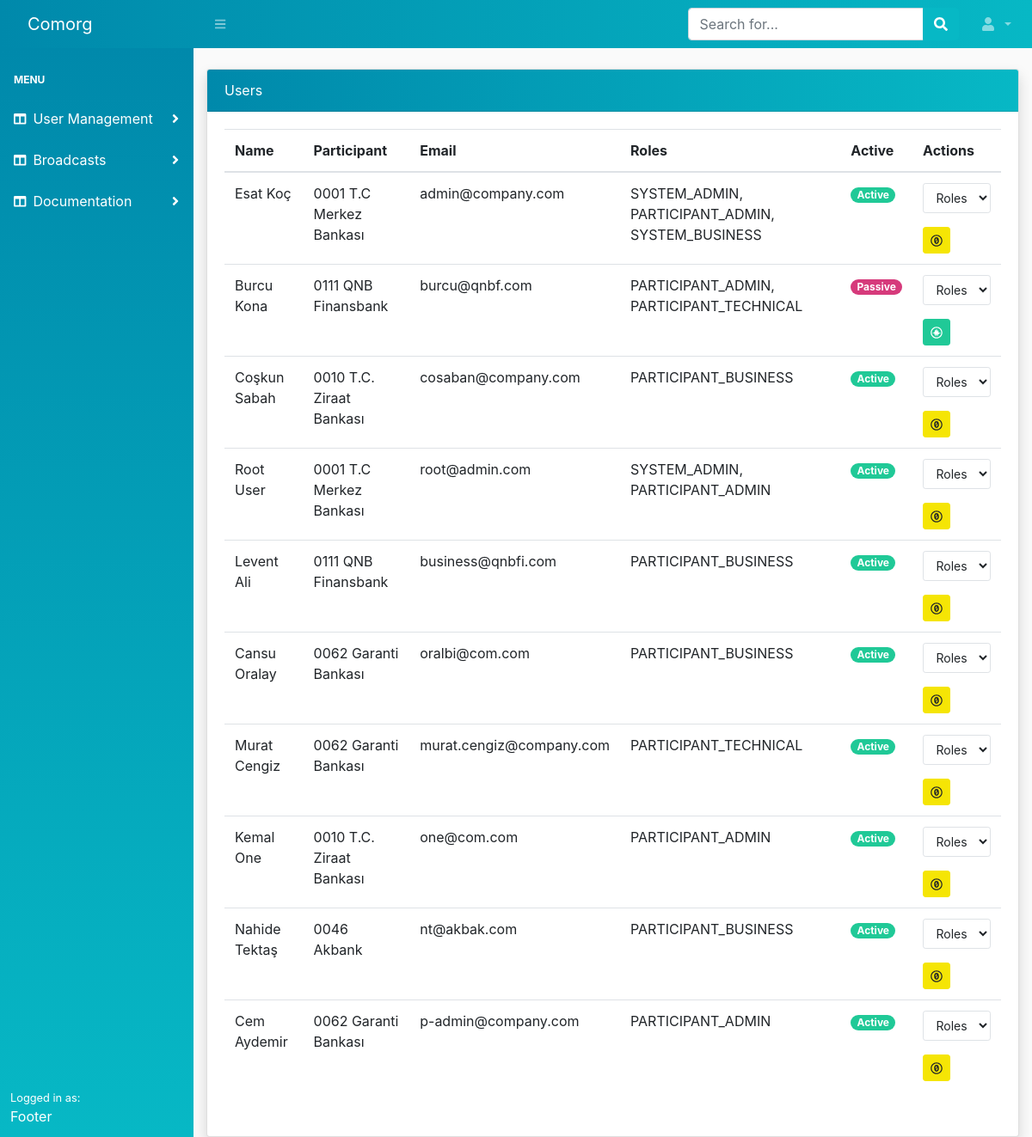
The page /accounts/ on the database as committed earlier.
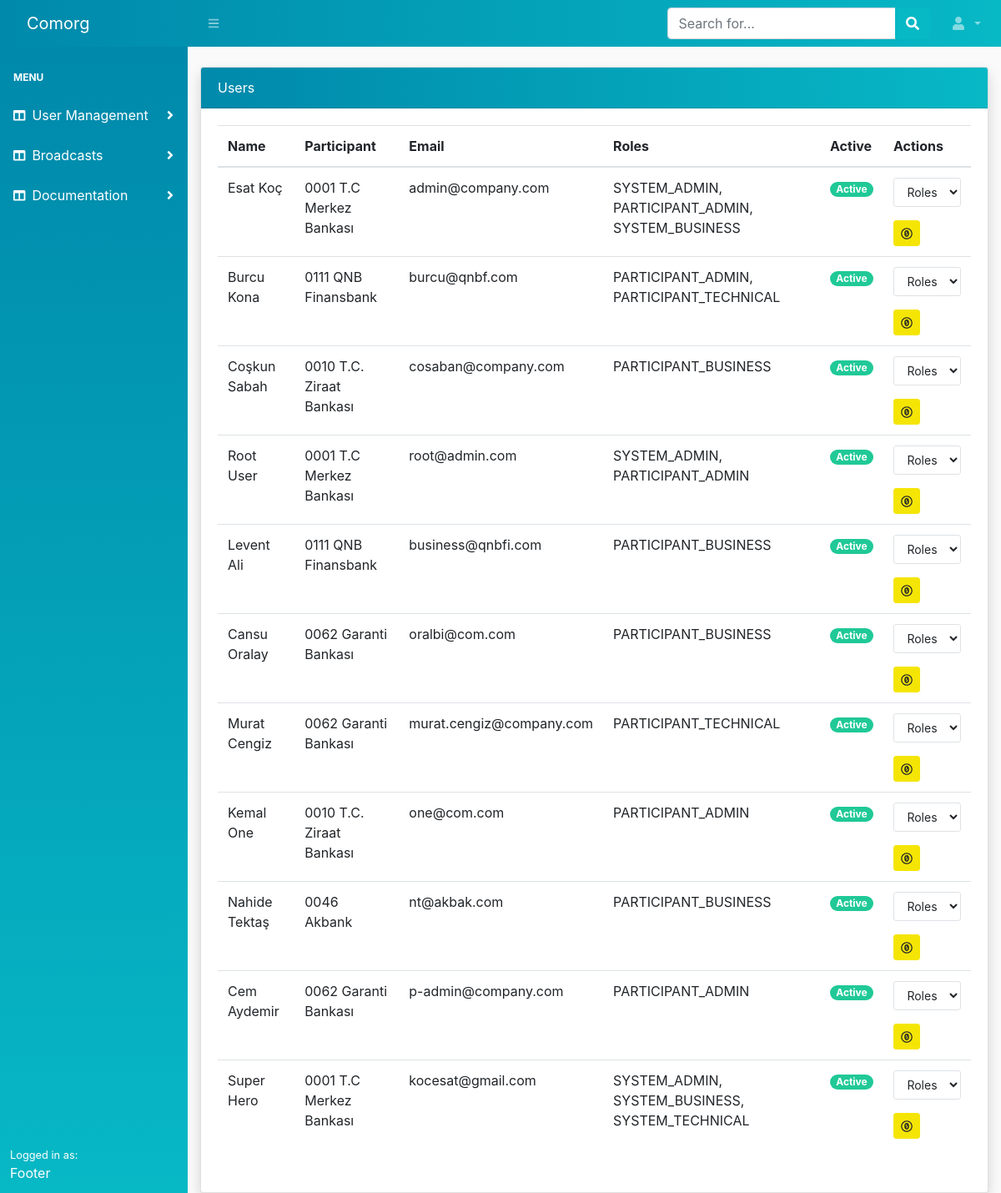
The same page on the database as committed later.
### account/models.py (models this page shows, shortened)
class User(AbstractUser):
    username = None
    email = models.EmailField(_('email address'), unique=True)
    participant = models.ForeignKey(
        Participant,
        on_delete=models.CASCADE,
        related_name='users')
    is_staff = models.BooleanField(default=False)
    is_active = models.BooleanField(default=True)
    USERNAME_FIELD = 'email'
    REQUIRED_FIELDS = ['participant']
    objects = UserManager()
    class Meta:
        permissions = [
            ('can_activate_user', 'Can activate user'),
            ('can_assing_role', 'Can assing role'),
        ]
    def get_group_names(self):
        return ', '.join(self.groups.values_list('name', flat=True))

class Participant(models.Model):
    name = models.CharField(max_length=140)
    code = models.CharField(max_length=4, unique=True, validators=[participant_code_not_zero])
    created = models.DateTimeField(auto_now_add=True)
    class Meta:
        db_table = 'participants'
        ordering = ('code', )
    def __str__(self):
        return f'{self.code} {self.name}'

### account/views.py (the view)
# urls.py: path('', views.account_list, name='account_list'),
def account_list(request):
    users = User.objects.select_related('participant').all()
    roles = Group.objects.values_list('name', flat=True)
    return render(request, 'account/users/list.html', {
        'users': users,
        'roles': roles,
    })

### account/templates/account/users/list.html (shortened to what this page needs)
{% extends 'core/base.html' %}
{% block content %}
<div class="row justify-content-center">
    <div class="col-md-12">
        <div class="card shadow">
            <div class="card-header bg-dark-custom">Users</div>
            <div class="card-body">
                <div class="table table-responsive">
                    <table class="table table-hover table-responsive">
                        <thead>
                            <tr>
                                <th>Name</th>
                                <th>Participant</th>
                                <th>Email</th>
                                <th>Roles</th>
                                <th>Active</th>
                                <th>Actions</th>
                            </tr>
                        </thead>
                        <tbody>
                            {% for u in users %}
                                <tr>
                                    <td>{{ u.first_name }} {{ u.last_name }}</td>
                                    <td>{{ u.participant }}</td>
                                    <td>{{ u.email }}</td>
                                    <td>{{ u.get_group_names }}</td>
                                    <td>
                                        {% if u.is_active %}
                                            <span class="badge badge-pill badge-success">Active</span>
                                        {% else %}
                                            <span class="badge badge-pill badge-secondary">Passive</span>
                                        {% endif %}
                                    </td>
                                    <td>
                                        <form action="{% url 'account:role_assing' u.id %}" method="POST">
                                            <div class="form-group">
                                                <select
                                                    class="form-control btn btn-sm border"
                                                    onchange="this.form.submit()"
                                                    name="chosen_role">
                                                  <option value="" hidden> Roles</option>
                                                </select>
                                            </div>
                                        </form>
                                        {% if u.is_active %}
                                            <a href="{% url 'account:deactivate_user' u.id %}"
                                                class="btn btn-sm btn-warning"
                                                type="button" data-toggle="tooltip"
                                                data-placement="left" title="Deactivate">
                                                <i class="fab fa-creative-commons-zero"></i>
                                            </a>
                                        {% else %}
                                            <a href="{% url 'account:activate_user' u.id %}" class="btn btn-sm btn-success"
                                                type="button" data-toggle="tooltip"
                                                data-placement="top" title="Activate">
                                                <i class="fab fa-creative-commons-sampling"></i>
                                            </a>
                                        {% endif %}
                                    </td>
                                </tr>
                            {% endfor %}
                        </tbody>
                    </table>
                </div>
            </div>
        </div>
    </div>
</div>
{% endblock %}

Rows that differ between the two databases and show on the page:
changed User "Burcu": is_active "Passive" → "Active"
added User: first_name "Super", last_name "Hero", participant "0001 T.C Merkez Bankası", email "kocesat@gmail.com", get_group_names "SYSTEM_ADMIN, SYSTEM_BUSINESS, SYSTEM_TECHNICAL", is_active "Active"
